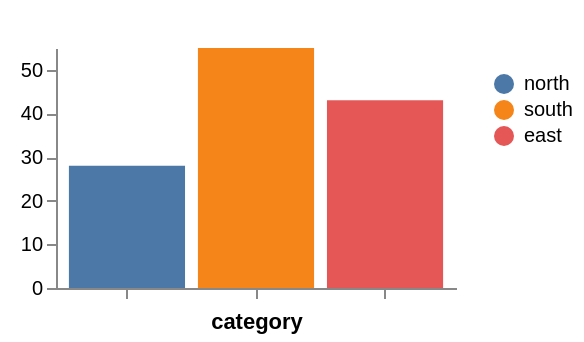

Describe this chart as a Vega-Lite specification.
### Vega specification from a JSON file in a GitHub repository (floating-point values rounded to 4 significant figures)
{"$schema": "https://vega.github.io/schema/vega/v6.json", "description": "negative font sizes on an axis label, an axis title, a legend title, a chart title and its subtitle. The width estimate is a negative number, so every box is built the wrong way round and upstream's Bounds.set swaps it back — the text reaches backwards from its anchor and the guides still measure themselves by it.", "width": 200, "height": 120, "padding": 5, "title": {"text": "Revenue by segment", "subtitle": "2026 to date", "fontSize": -4, "subtitleFontSize": -6}, "data": [{"name": "t", "values": [{"c": "alpha", "v": 28, "g": "north"}, {"c": "beta", "v": 55, "g": "south"}, {"c": "gamma", "v": 43, "g": "east"}]}], "scales": [{"name": "x", "type": "band", "domain": {"data": "t", "field": "c"}, "range": "width", "padding": 0.1}, {"name": "y", "type": "linear", "domain": {"data": "t", "field": "v"}, "range": "height", "nice": true}, {"name": "colour", "type": "ordinal", "domain": {"data": "t", "field": "g"}, "range": "category"}], "axes": [{"orient": "bottom", "scale": "x", "title": "category", "labelFontSize": -4}, {"orient": "left", "scale": "y", "title": "amount", "tickCount": 4, "titleFontSize": -9}], "legends": [{"fill": "colour", "title": "region", "titleFontSize": -7}], "marks": [{"type": "rect", "from": {"data": "t"}, "encode": {"enter": {"x": {"scale": "x", "field": "c"}, "width": {"scale": "x", "band": 1}, "y": {"scale": "y", "field": "v"}, "y2": {"scale": "y", "value": 0}, "fill": {"scale": "colour", "field": "g"}}}}]}
